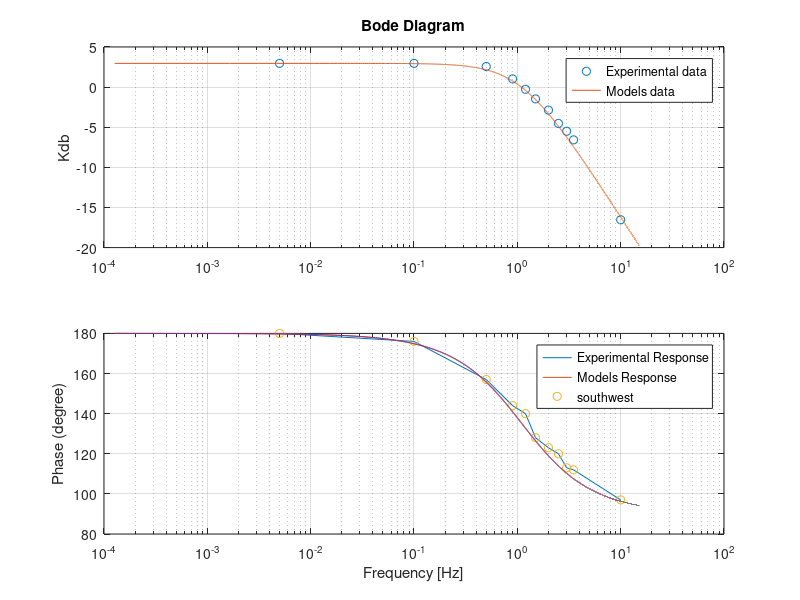

The MATLAB script that drew this image:
%% Frequency Analysis
% Analysis of the grey-box system provided in class in the frequency
% domain, Creating it's experimental bode plot and compare with the Model's
clc
clear
s=tf('s');

% Frequency Values tested: ----------------------------------------------
Freq_Hz=   [5e-3        0.1         0.5         0.9         1.2         ...
            1.5         2.0         2.5         3           3.5         10     ]; 

% Gain found for the frequency values in Freq_Hz: ------------------------
K_array=   [1.406       1.406        1.344       1.125      969e-3      ...
            844e-3      719e-3       594e-3      531e-3     469e-3      149e-3  ];


% Phase shift found for the frequency values in Freq_Hz: ------------------
Phase_array= [180       176          157         144        140         ...
              128       123          120         113        112         97    ];


% Gain in db (for the bode plot)
Kdb_array=20*log10(K_array);


%% Experimental Bode Plot:
hold on

% Kdb  -----------------------------------------
subplot(2,1, 1)
semilogx(Freq_Hz,Kdb_array)

title('Bode Diagram')
ylabel('Gain [db]')
grid on

% Phase ---------------------------------------
subplot(2,1, 2)
semilogx(Freq_Hz,Phase_array)
grid on
ylabel('Phase (degree)')
xlabel('Frequency [Hz]')



%% Model Bode plot
% Model's Transfer Function
t=0.1436;  % Time constant
K=1.406;    % Static Gain
Gp=-K/(t*s+1);

%Frequency Range
start_w=(5e-3)/(2*pi);
end_w=95;
W_bode=linspace(start_w, end_w, 10000);
% Model's BODE plot
[mag_bode, phase_bode, wout]=bode(Gp, W_bode);

mag_model=mag_bode(:,1:end);        % Gain in db
phase_model=phase_bode(:,1:end);    % Phase in Degrees
Freq_Hz_Model=wout/(2*pi);          % Frequency in Hz
Kdb_model=20*log10(mag_model);

% MODEL'S Bode: =============================
hold on
% Kdb ---------------------------------------
subplot(2,1, 1)
semilogx(Freq_Hz_Model, Kdb_model)  % Model's Bode (Gain)

grid on
title('Bode Diagram')
ylabel('Kdb')


% Phase ---------------------------------------
subplot(2,1, 2)
semilogx(Freq_Hz_Model, phase_model)

grid on
ylabel('Phase (degree)')
xlabel('Frequency [Hz]')


%% COMPARE BODE
close all

% Compare EXPERIMENTAL Bode and MODEL'S Bode: =============================
hold on
% Kdb ---------------------------------------
subplot(2,1, 1)
semilogx(Freq_Hz,Kdb_array,'o', Freq_Hz_Model, Kdb_model)  % Model's Bode (Gain)

grid on
title('Bode Diagram')
ylabel('Kdb')
legend('Experimental data','Models data', Location='southwest')


% Phase ---------------------------------------
subplot(2,1, 2)
semilogx(Freq_Hz,Phase_array,'o', Freq_Hz_Model, phase_model)

grid on
ylabel('Phase (degree)')
xlabel('Frequency [Hz]')
legend('Experimental Response','Models Response',Location='southwest')
